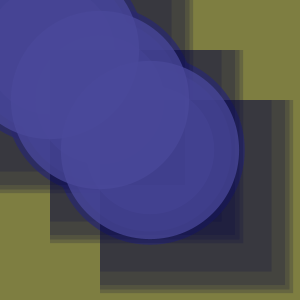
Frame 1 (no input)
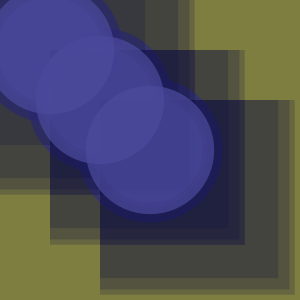
Frame 60 (the mouse pressed at the canvas centre just before this capture)
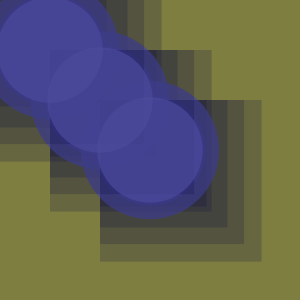
Frame 120 (the mouse held since frame 60 and released just before this capture)

The Processing sketch that drew these frames (run headless with seeded random() and noise(); from frame 60 on, the mouse is pressed at the canvas centre):

// Processing sketch: processing_165803
// ── processing_165803.pde

float angle = 0.5;
float speed = 0.01;

void setup () {
  size (300, 300);
  noStroke ();
  smooth ();
  fill (255, 180);
}
void draw () {
  background (126, 126, 65);
  circlePhase (0.0);
  circlePhase (QUARTER_PI);
  circlePhase (HALF_PI);
  circlePhase (PI/8);

  angle += speed * 2;
}

void circlePhase (float phase) {
  fill (5, 3, 62, 50);
  float diameter  = 150 + (sin(angle +phase) * 45);
  float diameter2 = 150 + (cos (angle + phase) * 45);
  rect (0, 0, diameter, diameter);
  rect (50, 50, diameter, diameter);
  rect (100, 100, diameter, diameter);
  fill (74, 72, 155, 190);
  ellipse (50, 50, diameter2, diameter2);
  ellipse (100, 100, diameter2, diameter2);
  ellipse (150, 150, diameter2, diameter2);
  
}
